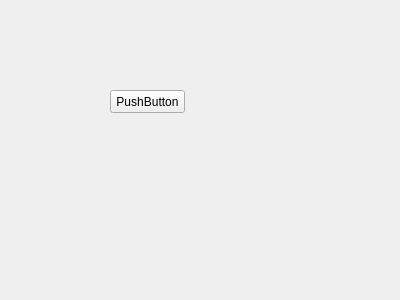
<?xml version="1.0" encoding="UTF-8"?>
<ui version="4.0">
 <class>MainWindow</class>
 <widget class="QMainWindow" name="MainWindow">
  <property name="geometry">
   <rect>
    <x>0</x>
    <y>0</y>
    <width>400</width>
    <height>300</height>
   </rect>
  </property>
  <property name="windowTitle">
   <string>MainWindow</string>
  </property>
  <widget class="QWidget" name="centralWidget">
   <widget class="QPushButton" name="pushButton">
    <property name="geometry">
     <rect>
      <x>110</x>
      <y>90</y>
      <width>75</width>
      <height>23</height>
     </rect>
    </property>
    <property name="text">
     <string>PushButton</string>
    </property>
   </widget>
  </widget>
 </widget>
 <layoutdefault spacing="6" margin="11"/>
 <resources/>
 <connections/>
</ui>
